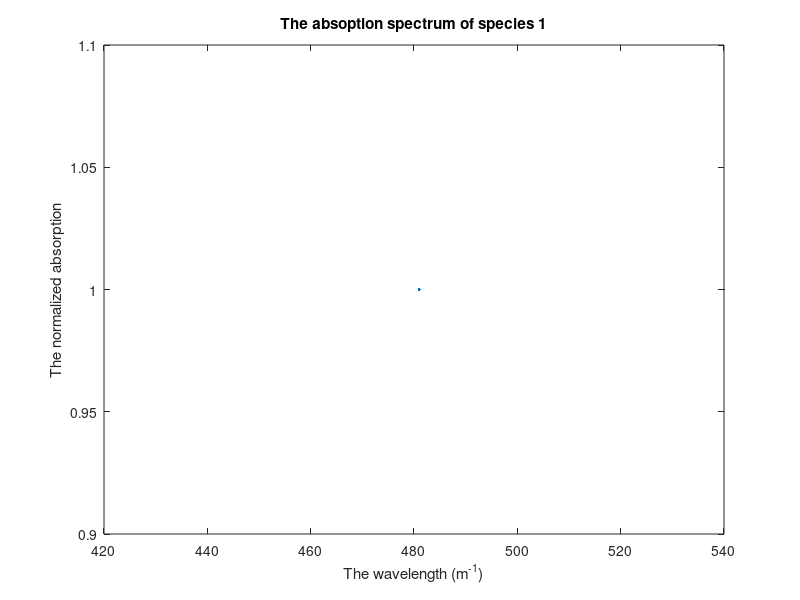
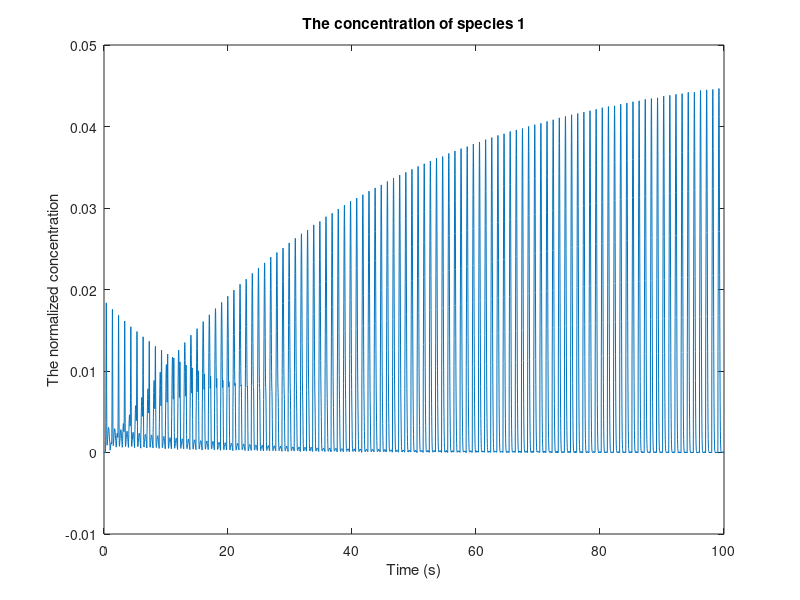

Source code (MATLAB) for these figures, in order: (Note: this script raises an error after producing the figures.)
function [W,S,V] = pset5problem1
%does the SVD for the matrix that it reads from the file signalsvd.txt 
%input :none
%output:
%   W is the matrix of dimensionless concentrations
%   Sigmas are the sigma values which tell us which species are important
%   V values of the signal strength.


S = readS_matrix();

[W,Sigma,V] = svd(S);

%returns the size of matrix S
sizeS = size(S);

%make a matrix of times with length the same as length of concentration
%vectors
time = linspace(0,100,sizeS(1));

%make a matrix of wavelengths with lenght the same as the length of the
%absoption of each species.
lambda = linspace(432,481,sizeS(2));

%plot the concentrations and absorptions of the first 3 species.
figure;
plot(lambda,V(:,1));
title('The absoption spectrum of species 1');
xlabel('The wavelength (m^{-1})');
ylabel('The normalized absorption');

figure;
plot(time,W(:,1));
title('The concentration of species 1');
xlabel('Time (s)');
ylabel('The normalized concentration');

figure;
plot(lambda,-V(:,2));
title('The absoption spectrum of species 2');
xlabel('The wavelength (m^{-1})');
ylabel('The normalized absorption');

figure;
plot(time,-W(:,2));
title('The concentration of species 2');
xlabel('Time (s)');
ylabel('The normalized concentration');

figure;
plot(lambda,V(:,3));
title('The absoption spectrum of species 3');
xlabel('The wavelength (m^{-1})');
ylabel('The normalized absorption');

figure;
plot(time,W(:,3));
title('The concentration of species 3');
xlabel('Time (s)');
ylabel('The normalized concentration');
return;



function S = readS_matrix()

%reads the file signalsvd.txt and makes the matrix of signal S
%output: 
%       S the matrix of sinal strength

fid = fopen('signalsvd.txt');

%read each line as a string
C = textscan(fid, '%s','whitespace','\n');


mainCell = C{1};
for i = 1:length(mainCell)
    ithString = mainCell{i};
    
    %take each string and read numbers from it
    matrix_row_i = textscan(ithString,'%n');
    S(i,:) = matrix_row_i{1};
end

fclose(fid);
return;